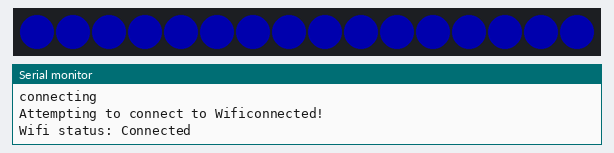
The sketch below on a simulated Arduino MKR. On the bench: 16 RGB LEDs in strip order, left to right, the last lines printed to the serial monitor. Dim RGB values are drawn brighter than linear; WiFi joins after 1.5 s; servers stay silent unless stated; uploads are accepted with an empty reply.

Above: at 6.6 s.
At 15.3 s:
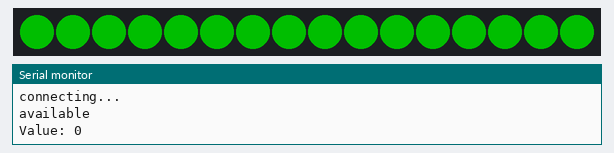

The sketch:

status.ino
```cpp
#include <WiFiNINA.h>
#include <WS2812FX.h>

#include "utility/wifi_drv.h"

#define LED_COUNT 16
#define LED_PIN 6

#define STATUS_AVAILABLE 0
#define STATUS_BUSY 1
#define STATUS_INTERUPTIBLE 2
#define STATUS_OFF 3
#define STATUS_UNKNOWN 4

#define POLL_MILLIS 15000

WS2812FX ws2812fx = WS2812FX(LED_COUNT, LED_PIN, NEO_GRB + NEO_KHZ800);

int cycle = 0;
char hostName[] = "10.0.0.134"; // pi or server address
int status = WL_IDLE_STATUS;
String inString = "";
int light_status = -1;
unsigned long poll_timer = 0;

WiFiClient client;

void setup() {
  Serial.println("Wifi connection");
  ws2812fx.init();
  set_connecting();
  ws2812fx.start();
  ws2812fx.service();
  resetConnection();
}

void resetConnection() {
  while ( status != WL_CONNECTED && status != WL_CONNECT_FAILED && status != WL_NO_SSID_AVAIL) {
    Serial.print("Attempting to connect to Wifi");

    // Connect to WPA/WPA2 network:
    status = WiFi.begin("", "");
    delay(5000);
  }
  Serial.println("connected!");
  printStatus();
}

void printStatus() {
  Serial.print("Wifi status: ");
  switch(status){
    case WL_IDLE_STATUS:
      Serial.println("Idle"); break;
    case WL_NO_SSID_AVAIL:
      Serial.println("SSID not found"); break;
    case WL_SCAN_COMPLETED:
      Serial.println("Scan complete"); break;
    case WL_CONNECTED:
      Serial.println("Connected"); break;
    case WL_CONNECT_FAILED:
      Serial.println("Conneciton Failed"); break;
    case WL_CONNECTION_LOST:
      Serial.println("Connection Lost"); break;
    case WL_DISCONNECTED:
      Serial.println("Disconnected"); break;
    default:
      Serial.print("Unknown - ");
      Serial.println(status);
  }
}

void httpRequest() {
  // close any connection before send a new request.
  // This will free the socket on the Nina module
  client.stop();
  inString = "";

  if (status != WL_CONNECTED) {
    resetConnection();
  }

  // if there's a successful connection:
  if (client.connect(hostName, 80)) {
    Serial.println("connecting...");
    // send the HTTP GET request:
    client.println("GET /status HTTP/1.1");
    client.println("Host: 10.0.0.134");
    client.println("User-Agent: ArduinoWiFi/1.1");
    client.println("Connection: close");
    client.println();
    while (!client.available()) {
      Serial.print(".");
      delay(10);
    }
    char prevchar1 = 0;
    char prevchar2 = 0;
    char prevchar3 = 0;
    bool inbody = false;
    while (client.available()) {
      char c = client.read();
      if (c == '\n' && prevchar1 == '\r' && prevchar2 == '\n' && prevchar3 == '\r'){
        inbody = true;
      }
      prevchar3 = prevchar2;
      prevchar2 = prevchar1;
      prevchar1 = c;
      if(inbody){
        if (isDigit(c)) {
          inString += c;
        }
      }
    }
    set_status(inString.toInt());
    Serial.print("Value: ");
    Serial.println(light_status);
  } else {
    // if you couldn't make a connection:
    Serial.println("connection failed");
    status = WiFi.status();
    if(status == WL_CONNECTION_LOST) {
      WiFi.disconnect();
    }
    set_status(STATUS_UNKNOWN);
    printStatus();
  }

}

void loop() {
  unsigned long now = millis();
  if(now < poll_timer) {
    // overflow, just reset poll_timer to 0 and carry on (~once every 50 days)
    poll_timer = 0;
  }else if(now > poll_timer + POLL_MILLIS){
    // refresh
    poll_timer = now;
    Serial.println("fetching data");
    httpRequest();
  }
  ws2812fx.service();
}

void set_busy() {
  Serial.println("busy");
  ws2812fx.setBrightness(100);
  ws2812fx.setColor(RED);
  ws2812fx.setSpeed(10000);
  ws2812fx.setMode(15);
}

void set_available() {
  Serial.println("available");
  ws2812fx.setBrightness(80);
  ws2812fx.setColor(GREEN);
  ws2812fx.setSpeed(5000);
  ws2812fx.setMode(FX_MODE_STATIC);
}

void set_connecting() {
  Serial.println("connecting");
  ws2812fx.setBrightness(50);
  ws2812fx.setColor(BLUE);
  ws2812fx.setMode(FX_MODE_STATIC);
}


void set_interuptible() {
  Serial.println("interuptible");
  ws2812fx.setBrightness(100);
  ws2812fx.setColor(ORANGE);
  ws2812fx.setSpeed(1200);
  ws2812fx.setMode(FX_MODE_RUNNING_LIGHTS);
}

void set_unknown() {
  Serial.println("unknown");
  ws2812fx.setBrightness(100);
  ws2812fx.setSpeed(200);
  ws2812fx.setMode(FX_MODE_RAINBOW_CYCLE);
}

void set_off() {
  Serial.println("off");
  ws2812fx.setBrightness(0);
  ws2812fx.setMode(FX_MODE_STATIC);
}

void set_status(int new_status) {
  if (light_status == new_status) {
    return;
  }
  light_status = new_status;
  switch(light_status){
    case STATUS_AVAILABLE:
      set_available();
      break;
    case STATUS_BUSY:
      set_busy();
      break;
    case STATUS_INTERUPTIBLE:
      set_interuptible();
      break;
    case STATUS_OFF:
      set_off();
      break;
    case STATUS_UNKNOWN:
      set_unknown();
      break;
    default:
      set_unknown();
  }
}
```
